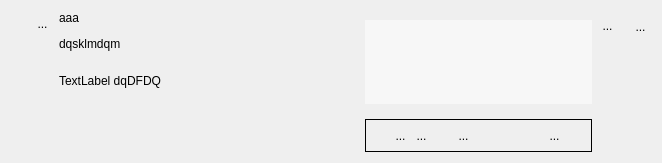
<?xml version="1.0" encoding="UTF-8"?>
<ui version="4.0">
 <class>WidgetPlusieursTuple</class>
 <widget class="QWidget" name="WidgetPlusieursTuple">
  <property name="geometry">
   <rect>
    <x>0</x>
    <y>0</y>
    <width>662</width>
    <height>163</height>
   </rect>
  </property>
  <property name="sizePolicy">
   <sizepolicy hsizetype="Preferred" vsizetype="Expanding">
    <horstretch>0</horstretch>
    <verstretch>0</verstretch>
   </sizepolicy>
  </property>
  <property name="minimumSize">
   <size>
    <width>0</width>
    <height>0</height>
   </size>
  </property>
  <property name="windowTitle">
   <string>Form</string>
  </property>
  <layout class="QHBoxLayout" name="horizontalLayout_2">
   <item>
    <layout class="QVBoxLayout" name="verticalLayout_5">
     <item>
      <layout class="QVBoxLayout" name="verticalLayout_2">
       <property name="spacing">
        <number>0</number>
       </property>
       <item>
        <layout class="QHBoxLayout" name="horizontalLayout">
         <property name="spacing">
          <number>0</number>
         </property>
         <property name="sizeConstraint">
          <enum>QLayout::SetFixedSize</enum>
         </property>
         <item>
          <spacer name="horizontalSpacer_3">
           <property name="orientation">
            <enum>Qt::Horizontal</enum>
           </property>
           <property name="sizeType">
            <enum>QSizePolicy::Fixed</enum>
           </property>
           <property name="sizeHint" stdset="0">
            <size>
             <width>21</width>
             <height>20</height>
            </size>
           </property>
          </spacer>
         </item>
         <item>
          <widget class="MonBoutonValide" name="RBValide">
           <property name="minimumSize">
            <size>
             <width>21</width>
             <height>25</height>
            </size>
           </property>
           <property name="maximumSize">
            <size>
             <width>21</width>
             <height>25</height>
            </size>
           </property>
           <property name="focusPolicy">
            <enum>Qt::ClickFocus</enum>
           </property>
           <property name="toolTip">
            <string>Affiche le rapport de validation du mot-clef</string>
           </property>
           <property name="styleSheet">
            <string notr="true">border : 0px</string>
           </property>
           <property name="text">
            <string>...</string>
           </property>
           <property name="icon">
            <iconset>
             <normaloff>../Editeur/icons/ast-green-ball.png</normaloff>../Editeur/icons/ast-green-ball.png</iconset>
           </property>
           <property name="iconSize">
            <size>
             <width>25</width>
             <height>25</height>
            </size>
           </property>
          </widget>
         </item>
        </layout>
       </item>
       <item>
        <spacer name="verticalSpacer">
         <property name="orientation">
          <enum>Qt::Vertical</enum>
         </property>
         <property name="sizeHint" stdset="0">
          <size>
           <width>20</width>
           <height>5</height>
          </size>
         </property>
        </spacer>
       </item>
      </layout>
     </item>
    </layout>
   </item>
   <item>
    <layout class="QVBoxLayout" name="verticalLayout_6">
     <property name="spacing">
      <number>0</number>
     </property>
     <item>
      <widget class="MonLabelClic" name="label">
       <property name="sizePolicy">
        <sizepolicy hsizetype="Fixed" vsizetype="Preferred">
         <horstretch>0</horstretch>
         <verstretch>0</verstretch>
        </sizepolicy>
       </property>
       <property name="minimumSize">
        <size>
         <width>300</width>
         <height>25</height>
        </size>
       </property>
       <property name="maximumSize">
        <size>
         <width>178</width>
         <height>16777215</height>
        </size>
       </property>
       <property name="frameShape">
        <enum>QFrame::NoFrame</enum>
       </property>
       <property name="text">
        <string>&lt;html&gt;&lt;head/&gt;&lt;body&gt;&lt;p&gt;aaa&lt;/p&gt;&lt;p&gt;dqsklmdqm&lt;/p&gt;&lt;/body&gt;&lt;/html&gt;</string>
       </property>
       <property name="scaledContents">
        <bool>false</bool>
       </property>
       <property name="alignment">
        <set>Qt::AlignLeading|Qt::AlignLeft|Qt::AlignTop</set>
       </property>
      </widget>
     </item>
     <item>
      <widget class="QLabel" name="monCommentaireLabel">
       <property name="sizePolicy">
        <sizepolicy hsizetype="Fixed" vsizetype="Expanding">
         <horstretch>0</horstretch>
         <verstretch>0</verstretch>
        </sizepolicy>
       </property>
       <property name="minimumSize">
        <size>
         <width>300</width>
         <height>0</height>
        </size>
       </property>
       <property name="maximumSize">
        <size>
         <width>300</width>
         <height>16777215</height>
        </size>
       </property>
       <property name="text">
        <string>&lt;html&gt;&lt;head/&gt;&lt;body&gt;&lt;p&gt;TextLabel     dqDFDQ&lt;/p&gt;&lt;p&gt;&lt;br/&gt;&lt;/p&gt;&lt;/body&gt;&lt;/html&gt;</string>
       </property>
      </widget>
     </item>
    </layout>
   </item>
   <item>
    <layout class="QVBoxLayout" name="verticalLayout_4">
     <item>
      <widget class="QFrame" name="frame">
       <property name="frameShape">
        <enum>QFrame::NoFrame</enum>
       </property>
       <layout class="QVBoxLayout" name="verticalLayout_3">
        <property name="leftMargin">
         <number>0</number>
        </property>
        <property name="rightMargin">
         <number>0</number>
        </property>
        <item>
         <widget class="QScrollArea" name="scrollArea">
          <property name="sizePolicy">
           <sizepolicy hsizetype="Expanding" vsizetype="Expanding">
            <horstretch>0</horstretch>
            <verstretch>0</verstretch>
           </sizepolicy>
          </property>
          <property name="styleSheet">
           <string notr="true">background : rgb(247,247,247)</string>
          </property>
          <property name="frameShape">
           <enum>QFrame::NoFrame</enum>
          </property>
          <property name="lineWidth">
           <number>1</number>
          </property>
          <property name="widgetResizable">
           <bool>true</bool>
          </property>
          <property name="alignment">
           <set>Qt::AlignBottom|Qt::AlignLeading|Qt::AlignLeft</set>
          </property>
          <widget class="QWidget" name="verticalWidgetLE">
           <property name="geometry">
            <rect>
             <x>0</x>
             <y>0</y>
             <width>211</width>
             <height>84</height>
            </rect>
           </property>
           <property name="sizePolicy">
            <sizepolicy hsizetype="Preferred" vsizetype="Preferred">
             <horstretch>0</horstretch>
             <verstretch>0</verstretch>
            </sizepolicy>
           </property>
           <layout class="QVBoxLayout" name="verticalLayoutLE">
            <property name="spacing">
             <number>0</number>
            </property>
            <property name="leftMargin">
             <number>0</number>
            </property>
            <property name="topMargin">
             <number>0</number>
            </property>
            <property name="rightMargin">
             <number>0</number>
            </property>
            <property name="bottomMargin">
             <number>0</number>
            </property>
            <item>
             <spacer name="verticalSpacer_3">
              <property name="orientation">
               <enum>Qt::Vertical</enum>
              </property>
              <property name="sizeHint" stdset="0">
               <size>
                <width>20</width>
                <height>13</height>
               </size>
              </property>
             </spacer>
            </item>
           </layout>
          </widget>
         </widget>
        </item>
       </layout>
      </widget>
     </item>
     <item>
      <widget class="QFrame" name="frame">
       <property name="frameShape">
        <enum>QFrame::Box</enum>
       </property>
       <layout class="QHBoxLayout" name="horizontalLayout_6">
        <property name="leftMargin">
         <number>0</number>
        </property>
        <property name="topMargin">
         <number>0</number>
        </property>
        <property name="rightMargin">
         <number>0</number>
        </property>
        <property name="bottomMargin">
         <number>0</number>
        </property>
        <item>
         <layout class="QHBoxLayout" name="horizontalLayout_5">
          <property name="spacing">
           <number>0</number>
          </property>
          <property name="sizeConstraint">
           <enum>QLayout::SetFixedSize</enum>
          </property>
          <item>
           <widget class="QToolButton" name="RBHaut">
            <property name="minimumSize">
             <size>
              <width>21</width>
              <height>31</height>
             </size>
            </property>
            <property name="maximumSize">
             <size>
              <width>21</width>
              <height>31</height>
             </size>
            </property>
            <property name="focusPolicy">
             <enum>Qt::ClickFocus</enum>
            </property>
            <property name="toolTip">
             <string>Remonte la ligne</string>
            </property>
            <property name="styleSheet">
             <string notr="true">border : 0px</string>
            </property>
            <property name="text">
             <string>...</string>
            </property>
            <property name="icon">
             <iconset theme="go-up">
              <normaloff>.</normaloff>.</iconset>
            </property>
            <property name="iconSize">
             <size>
              <width>32</width>
              <height>32</height>
             </size>
            </property>
           </widget>
          </item>
          <item>
           <widget class="QToolButton" name="RBBas">
            <property name="minimumSize">
             <size>
              <width>21</width>
              <height>31</height>
             </size>
            </property>
            <property name="maximumSize">
             <size>
              <width>21</width>
              <height>31</height>
             </size>
            </property>
            <property name="focusPolicy">
             <enum>Qt::ClickFocus</enum>
            </property>
            <property name="toolTip">
             <string>Descend la ligne</string>
            </property>
            <property name="styleSheet">
             <string notr="true">border : 0px</string>
            </property>
            <property name="text">
             <string>...</string>
            </property>
            <property name="icon">
             <iconset theme="go-down">
              <normaloff>.</normaloff>.</iconset>
            </property>
            <property name="iconSize">
             <size>
              <width>32</width>
              <height>32</height>
             </size>
            </property>
           </widget>
          </item>
          <item>
           <widget class="QToolButton" name="RBMoins">
            <property name="minimumSize">
             <size>
              <width>21</width>
              <height>31</height>
             </size>
            </property>
            <property name="maximumSize">
             <size>
              <width>21</width>
              <height>31</height>
             </size>
            </property>
            <property name="focusPolicy">
             <enum>Qt::ClickFocus</enum>
            </property>
            <property name="toolTip">
             <string>supprime une ligne</string>
            </property>
            <property name="styleSheet">
             <string notr="true">border : 0px</string>
            </property>
            <property name="icon">
             <iconset>
              <normaloff>../Editeur/icons/MoinsBleu.png</normaloff>../Editeur/icons/MoinsBleu.png</iconset>
            </property>
            <property name="iconSize">
             <size>
              <width>32</width>
              <height>32</height>
             </size>
            </property>
           </widget>
          </item>
          <item>
           <widget class="QToolButton" name="RBPlus">
            <property name="minimumSize">
             <size>
              <width>21</width>
              <height>31</height>
             </size>
            </property>
            <property name="maximumSize">
             <size>
              <width>21</width>
              <height>31</height>
             </size>
            </property>
            <property name="focusPolicy">
             <enum>Qt::ClickFocus</enum>
            </property>
            <property name="toolTip">
             <string>Ajoute une ligne</string>
            </property>
            <property name="styleSheet">
             <string notr="true">border : 0px</string>
            </property>
            <property name="text">
             <string>...</string>
            </property>
            <property name="icon">
             <iconset>
              <normaloff>../Editeur/icons/PlusBleu.png</normaloff>../Editeur/icons/PlusBleu.png</iconset>
            </property>
            <property name="iconSize">
             <size>
              <width>32</width>
              <height>32</height>
             </size>
            </property>
           </widget>
          </item>
         </layout>
        </item>
        <item>
         <spacer name="horizontalSpacer_6">
          <property name="orientation">
           <enum>Qt::Horizontal</enum>
          </property>
          <property name="sizeType">
           <enum>QSizePolicy::Minimum</enum>
          </property>
          <property name="sizeHint" stdset="0">
           <size>
            <width>40</width>
            <height>20</height>
           </size>
          </property>
         </spacer>
        </item>
        <item>
         <widget class="QToolButton" name="RBVoisListe">
          <property name="minimumSize">
           <size>
            <width>21</width>
            <height>31</height>
           </size>
          </property>
          <property name="maximumSize">
           <size>
            <width>21</width>
            <height>31</height>
           </size>
          </property>
          <property name="focusPolicy">
           <enum>Qt::ClickFocus</enum>
          </property>
          <property name="toolTip">
           <string>Montre l'ensemble des valeurs</string>
          </property>
          <property name="styleSheet">
           <string notr="true">border : 0px</string>
          </property>
          <property name="text">
           <string>...</string>
          </property>
          <property name="icon">
           <iconset>
            <normaloff>../Editeur/icons/verre-loupe-icone-6087-64.png</normaloff>../Editeur/icons/verre-loupe-icone-6087-64.png</iconset>
          </property>
          <property name="iconSize">
           <size>
            <width>32</width>
            <height>32</height>
           </size>
          </property>
         </widget>
        </item>
       </layout>
      </widget>
     </item>
    </layout>
   </item>
   <item>
    <layout class="QVBoxLayout" name="verticalLayout">
     <item>
      <layout class="QHBoxLayout" name="horizontalLayout_3">
       <property name="spacing">
        <number>0</number>
       </property>
       <item>
        <widget class="QToolButton" name="BSelectFichier">
         <property name="sizePolicy">
          <sizepolicy hsizetype="Fixed" vsizetype="Fixed">
           <horstretch>0</horstretch>
           <verstretch>0</verstretch>
          </sizepolicy>
         </property>
         <property name="maximumSize">
          <size>
           <width>25</width>
           <height>30</height>
          </size>
         </property>
         <property name="focusPolicy">
          <enum>Qt::ClickFocus</enum>
         </property>
         <property name="toolTip">
          <string>Ouvre un fichier de sélection des valeurs</string>
         </property>
         <property name="styleSheet">
          <string notr="true">border:0px</string>
         </property>
         <property name="text">
          <string>...</string>
         </property>
         <property name="icon">
          <iconset theme="text-x-generic">
           <normaloff>.</normaloff>.</iconset>
         </property>
         <property name="iconSize">
          <size>
           <width>32</width>
           <height>32</height>
          </size>
         </property>
        </widget>
       </item>
       <item>
        <spacer name="horizontalSpacer_4">
         <property name="orientation">
          <enum>Qt::Horizontal</enum>
         </property>
         <property name="sizeType">
          <enum>QSizePolicy::Fixed</enum>
         </property>
         <property name="sizeHint" stdset="0">
          <size>
           <width>13</width>
           <height>20</height>
          </size>
         </property>
        </spacer>
       </item>
       <item>
        <widget class="QToolButton" name="RBPoubelle">
         <property name="minimumSize">
          <size>
           <width>21</width>
           <height>31</height>
          </size>
         </property>
         <property name="maximumSize">
          <size>
           <width>21</width>
           <height>31</height>
          </size>
         </property>
         <property name="focusPolicy">
          <enum>Qt::ClickFocus</enum>
         </property>
         <property name="toolTip">
          <string>Détruit le mot-clef</string>
         </property>
         <property name="styleSheet">
          <string notr="true">border : 0px</string>
         </property>
         <property name="text">
          <string>...</string>
         </property>
         <property name="icon">
          <iconset>
           <normaloff>../Editeur/icons/deleteRond.png</normaloff>../Editeur/icons/deleteRond.png</iconset>
         </property>
         <property name="iconSize">
          <size>
           <width>32</width>
           <height>32</height>
          </size>
         </property>
        </widget>
       </item>
      </layout>
     </item>
     <item>
      <spacer name="verticalSpacer_2">
       <property name="orientation">
        <enum>Qt::Vertical</enum>
       </property>
       <property name="sizeHint" stdset="0">
        <size>
         <width>20</width>
         <height>40</height>
        </size>
       </property>
      </spacer>
     </item>
    </layout>
   </item>
  </layout>
 </widget>
 <customwidgets>
  <customwidget>
   <class>MonBoutonValide</class>
   <extends>QToolButton</extends>
   <header>monBoutonValide.h</header>
  </customwidget>
  <customwidget>
   <class>MonLabelClic</class>
   <extends>QLabel</extends>
   <header>monLabelClic.h</header>
  </customwidget>
 </customwidgets>
 <resources/>
 <connections/>
</ui>
